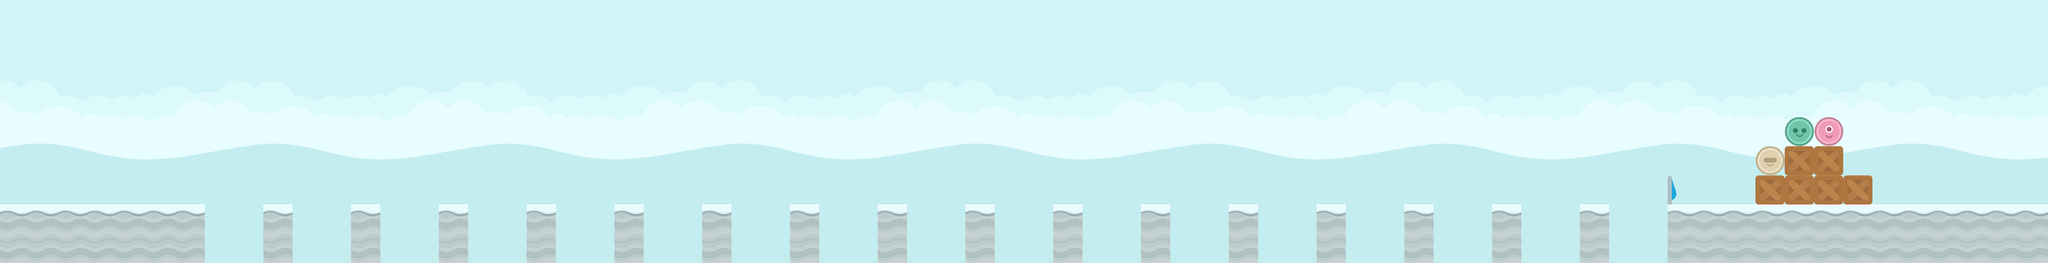

Below is a game level as drawn by its tile map, then a one-line description and the .tmx file that defines it, in full:
An orthogonal 70x9 tile map with 128x128 px tiles, 2 tile layers (Tile Layer 1, Tile Layer 2), 5 tilesets and 19 objects.

<map version="1.0" orientation="orthogonal" renderorder="right-down" width="70" height="9" tilewidth="128" tileheight="128" nextobjectid="21">
 <tileset firstgid="1" name="blue_land" tilewidth="128" tileheight="128" tilecount="64" columns="8">
  <image source="../tilesets/blue_land.png" width="1024" height="1024" />
 </tileset>
 <tileset firstgid="65" name="spritesheet_tiles" tilewidth="128" tileheight="128" spacing="2" margin="1" tilecount="128" columns="8">
  <image source="../tilesets/spritesheet_tiles.png" width="1040" height="2080" />
 </tileset>
 <tileset firstgid="193" name="players" tilewidth="128" tileheight="128" tilecount="4" columns="4">
  <image source="../tilesets/players.png" width="512" height="128" />
 </tileset>
 <tileset firstgid="197" name="spritesheet_ground" tilewidth="128" tileheight="128" spacing="2" margin="1" tilecount="128" columns="8">
  <image source="../tilesets/spritesheet_ground.png" width="1040" height="2080" />
 </tileset>
 <tileset firstgid="325" name="spritesheet_items" tilewidth="128" tileheight="128" tilecount="32" columns="8">
  <image source="../tilesets/spritesheet_items.png" width="1024" height="512" />
 </tileset>
 <layer name="Tile Layer 1" width="70" height="9">
  <data encoding="csv">
1,2,3,4,5,6,7,8,1,2,3,4,5,6,7,8,1,2,3,4,5,6,7,8,1,2,3,4,5,6,7,8,1,2,3,4,5,6,7,8,1,2,3,4,5,6,7,8,1,2,3,4,5,6,7,8,1,2,3,4,5,6,7,8,1,2,3,4,5,6,
9,10,11,12,13,14,15,16,9,10,11,12,13,14,15,16,9,10,11,12,13,14,15,16,9,10,11,12,13,14,15,16,9,10,11,12,13,14,15,16,9,10,11,12,13,14,15,16,9,10,11,12,13,14,15,16,9,10,11,12,13,14,15,16,9,10,11,12,13,14,
17,18,19,20,21,22,23,24,17,18,19,20,21,22,23,24,17,18,19,20,21,22,23,24,17,18,19,20,21,22,23,24,17,18,19,20,21,22,23,24,17,18,19,20,21,22,23,24,17,18,19,20,21,22,23,24,17,18,19,20,21,22,23,24,17,18,19,20,21,22,
25,26,27,28,29,30,31,32,25,26,27,28,29,30,31,32,25,26,27,28,29,30,31,32,25,26,27,28,29,30,31,32,25,26,27,28,29,30,31,32,25,26,27,28,29,30,31,32,25,26,27,28,29,30,31,32,25,26,27,28,29,30,31,32,25,26,27,28,29,30,
33,34,35,36,37,38,39,40,33,34,35,36,37,38,39,40,33,34,35,36,37,38,39,40,33,34,35,36,37,38,39,40,33,34,35,36,37,38,39,40,33,34,35,36,37,38,39,40,33,34,35,36,37,38,39,40,33,34,35,36,37,38,39,40,33,34,35,36,37,38,
41,42,43,44,45,46,47,48,41,42,43,44,45,46,47,48,41,42,43,44,45,46,47,48,41,42,43,44,45,46,47,48,41,42,43,44,45,46,47,48,41,42,43,44,45,46,47,48,41,42,43,44,45,46,47,48,41,42,43,44,45,46,47,48,41,42,43,44,45,46,
49,50,51,52,53,54,55,56,49,50,51,52,53,54,55,56,49,50,51,52,53,54,55,56,49,50,51,52,53,54,55,56,49,50,51,52,53,54,55,56,49,50,51,52,53,54,55,56,49,50,51,52,53,54,55,56,49,50,51,52,53,54,55,56,49,50,51,52,53,54,
51,52,53,54,55,56,56,56,56,56,59,60,61,62,63,64,57,58,59,60,61,62,63,64,57,58,59,60,61,62,63,64,57,58,59,60,61,62,63,64,57,58,59,60,61,62,63,57,58,49,49,49,49,49,49,49,49,49,49,49,49,49,49,49,49,50,51,52,53,54,
59,60,61,62,63,64,64,64,64,64,64,64,64,64,64,64,64,64,64,64,64,64,64,64,64,64,64,64,64,64,64,64,64,64,64,64,64,64,64,64,64,64,64,64,64,64,64,64,64,57,57,57,57,57,57,57,57,57,57,57,57,57,57,57,57,58,59,60,61,62
</data>
 </layer>
 <layer name="Tile Layer 2" width="70" height="9">
  <data encoding="csv">
0,0,0,0,0,0,0,0,0,0,0,0,0,0,0,0,0,0,0,0,0,0,0,0,0,0,0,0,0,0,0,0,0,70,0,0,0,0,0,0,0,0,0,0,0,0,0,0,0,0,0,0,0,0,0,0,0,0,0,0,0,0,0,0,0,0,0,0,0,0,
0,0,0,0,0,0,0,0,0,0,0,0,0,0,0,0,0,0,0,0,70,355,0,0,0,70,0,0,0,0,70,0,0,70,0,0,0,0,0,0,0,0,0,0,0,0,0,0,0,0,0,0,0,0,0,0,0,0,0,0,0,0,0,0,0,0,0,0,0,0,
0,0,0,0,0,0,0,0,0,0,0,0,0,0,0,70,0,0,0,70,70,0,0,0,0,70,0,0,0,70,70,0,70,70,0,0,0,0,0,0,70,0,0,0,0,0,0,0,0,0,0,0,0,0,0,0,0,0,0,0,0,0,0,0,0,0,0,0,0,0,
0,0,0,0,0,0,0,0,0,0,0,0,0,0,0,70,0,0,70,70,70,0,0,0,70,70,0,0,70,70,70,70,70,70,70,0,0,0,70,70,70,0,0,0,0,0,70,0,0,0,70,0,0,0,0,0,0,0,0,0,0,0,0,0,0,0,0,0,0,0,
0,0,0,0,0,0,0,0,0,0,0,0,0,70,70,70,70,70,70,70,70,70,70,0,70,70,0,0,70,70,70,70,70,70,70,0,70,70,70,70,70,0,0,0,70,70,70,70,0,70,70,0,70,0,0,0,0,0,0,0,0,196,193,0,0,0,0,0,0,0,
0,0,0,0,70,70,70,70,70,70,70,70,70,70,70,70,70,70,70,70,0,70,70,70,70,70,70,70,70,70,0,70,70,70,70,0,70,70,70,70,70,70,0,70,70,70,70,70,70,70,70,70,70,0,0,0,0,0,0,0,195,97,97,0,0,0,0,0,0,0,
0,252,70,70,70,70,70,70,70,70,0,0,0,70,70,70,70,70,70,70,70,70,70,70,70,70,70,70,70,70,0,70,70,70,70,70,0,70,70,70,70,70,0,70,70,70,70,70,70,70,70,70,0,0,0,0,0,335,0,0,97,97,97,97,0,0,0,0,0,0,
256,256,256,256,256,256,256,70,70,256,70,0,256,70,70,256,70,0,256,70,70,256,70,70,256,70,70,256,70,70,256,70,70,256,70,70,256,70,70,256,70,70,256,70,70,256,70,70,256,70,70,256,0,244,256,0,0,256,256,256,256,256,256,256,256,256,256,256,256,256,
249,249,249,249,249,249,249,70,70,249,70,0,249,70,70,249,70,0,249,70,70,249,70,70,249,70,70,249,70,0,249,70,70,249,70,0,249,70,70,249,70,70,249,70,70,249,70,70,249,70,70,249,0,0,249,0,0,249,249,249,249,249,249,249,249,249,249,249,249,249
</data>
 </layer>
 <objectgroup name="Object Layer 1">
  <object id="2" x="7296" y="896" width="1664" height="256" />
  <object id="3" x="6912" y="896" width="128" height="256" />
  <object id="4" x="6528" y="896" width="128" height="256" />
  <object id="5" x="6144" y="896" width="128" height="256" />
  <object id="6" x="5760" y="896" width="128" height="256" />
  <object id="7" x="5376" y="896" width="128" height="256" />
  <object id="8" x="4992" y="896" width="128" height="256" />
  <object id="9" x="4608" y="896" width="128" height="256" />
  <object id="10" x="4224" y="896" width="128" height="256" />
  <object id="11" x="3840" y="896" width="128" height="256" />
  <object id="12" x="3456" y="896" width="128" height="256" />
  <object id="14" x="3072" y="896" width="128" height="256" />
  <object id="15" x="2688" y="896" width="128" height="256" />
  <object id="16" x="2304" y="896" width="128" height="256" />
  <object id="17" x="1920" y="896" width="128" height="256" />
  <object id="18" x="1536" y="896" width="128" height="256" />
  <object id="19" x="1152" y="896" width="128" height="256" />
  <object id="20" x="0" y="896" width="896" height="256" />
 </objectgroup>
 <objectgroup name="Object Layer 2" />
 <objectgroup name="Object Layer 3">
  <object id="1" x="7424" y="0" width="128" height="896" />
 </objectgroup>
</map>
